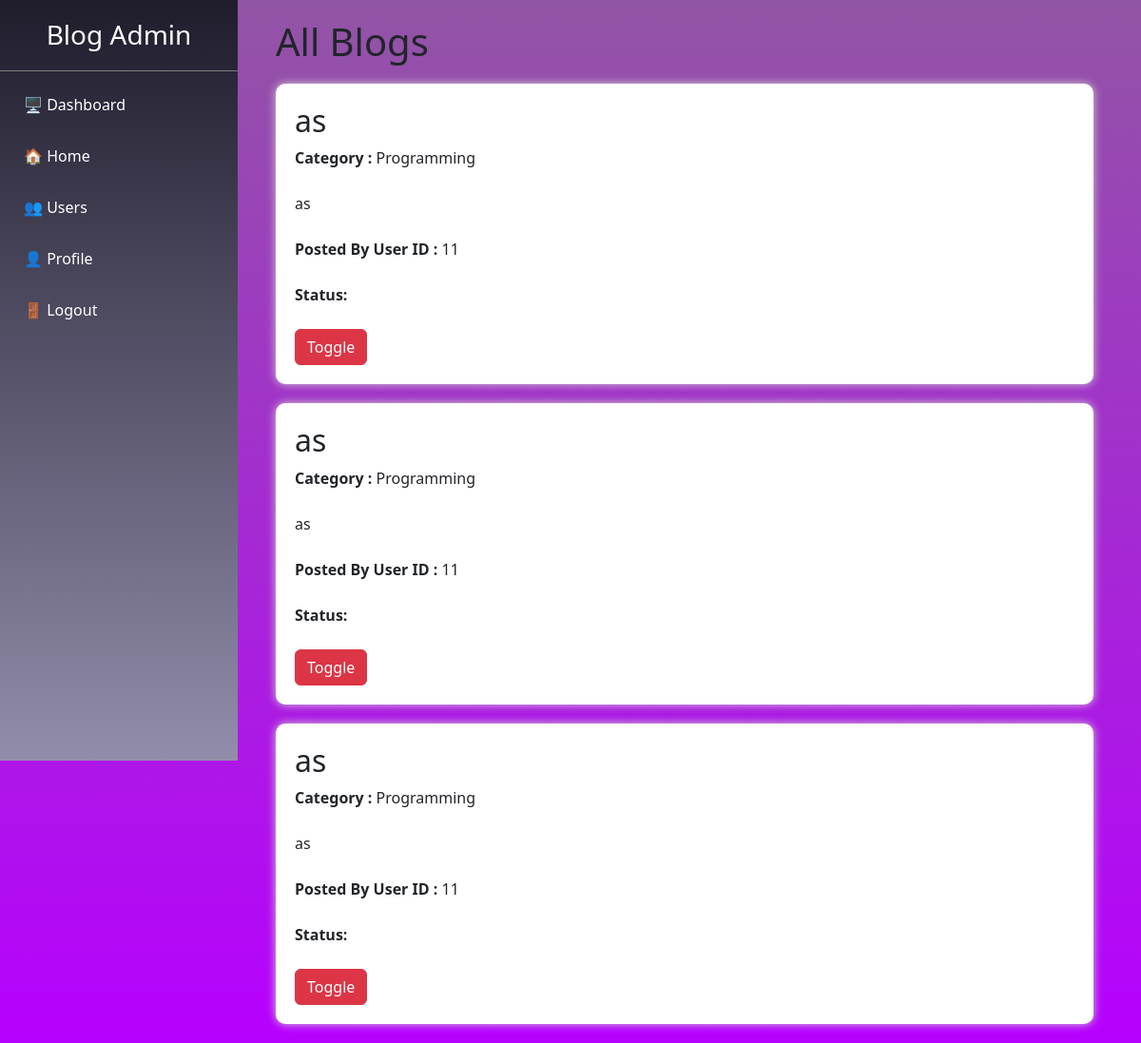
Page /home.php on the earlier database version.
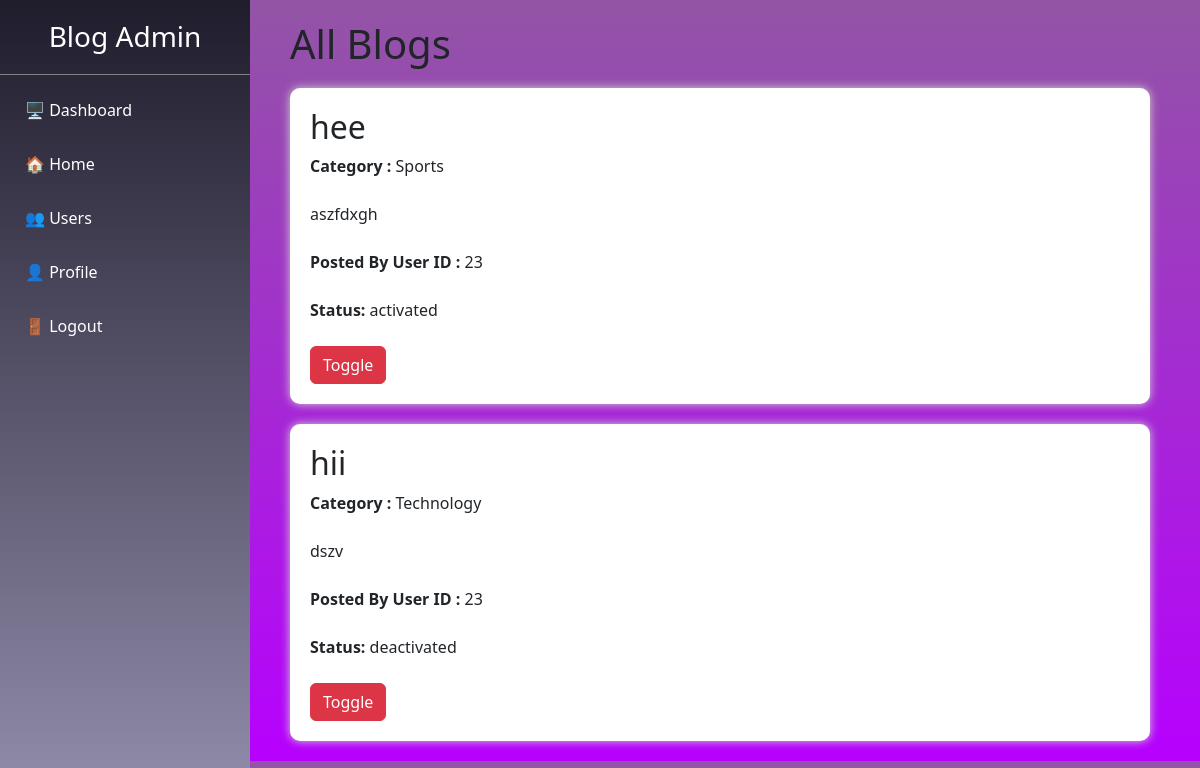
Same page on the later database version.
### tables this page shows
CREATE TABLE `post` (
  `user_id` int(11) NOT NULL,
  `blog_id` int(11) NOT NULL,
  `subject` varchar(100) NOT NULL,
  `category` varchar(100) NOT NULL,
  `text` mediumtext NOT NULL,
  `image` varchar(30) NOT NULL,
  `status` varchar(20) NOT NULL
);

### home.php (the view, shortened to what this page needs)
<?php
    $con = mysqli_connect("localhost","root","","blogging");
?>
<!DOCTYPE html>
<html>
<head>
    <link href="https://cdn.jsdelivr.net/npm/bootstrap@5.3.3/dist/css/bootstrap.min.css" rel="stylesheet">
</head>
<body>
<div class="sidebar">
<?php
if($_SESSION['role']=='author'){
?>
<h3>Blog Author</h3>
<a href="dashboard.php">🖥️ Dashboard</a>
<a href="home.php">🏠 Home</a>
<a href="post.php">➕ Add Post</a>
<a href="myblogs.php">📝 My Blogs</a>
<a href="profile.php">👤 Profile</a>
<a href="logout.php">🚪 Logout</a>
</div>
<div class="container">
<h1>All Blogs</h1>
<?php
$sql="SELECT * FROM post ORDER BY blog_id DESC";
$result=mysqli_query($con,$sql);
while($row=mysqli_fetch_assoc($result))
{
if($row['status']=='activated')
    {
?>
<div class="blog">
<h2><?php echo $row['subject']; ?></h2>
<b>Category :</b>
<?php echo $row['category']; ?>
<br><br>
<?php echo $row['text']; ?>
<br><br>
<b>Posted By User ID :</b>
<?php echo $row['user_id']; ?>
</div>
<?php
}}
}
else
{
?>
<h3>Blog Admin</h3>
<a href="dashboard.php">🖥️ Dashboard</a>
<a href="home.php">🏠 Home</a>
<a href="users.php">👥 Users</a>
<a href="profile.php">👤 Profile</a>
<a href="logout.php">🚪 Logout</a>
</div>
<div class="container" >
<h1>All Blogs</h1>
<?php
$sql="SELECT * FROM post ORDER BY blog_id DESC";
$result=mysqli_query($con,$sql);
while($row=mysqli_fetch_assoc($result))
{
?>
<div class="blog">
<h2><?php echo $row['subject']; ?></h2>
<b>Category :</b>
<?php echo $row['category']; ?>
<br><br>
<?php echo $row['text']; ?>
<br><br>
<b>Posted By User ID :</b>
<?php echo $row['user_id']; ?>
<br>
<br>
<b>Status: </b>
<?php echo $row['status']; ?>
<br>
<br>
<div class="d-flex justify-content-start">
    <a href="deletepost.php?id=<?php echo $row['blog_id'];?>"><button class="btn btn-danger">Toggle</button></a>
</div>
</div>
<?php
}}
?>
</body>
</html>

### home.php (style rules this page uses)
body { margin:0; background: linear-gradient(to bottom, #9255a5, #b700ff); }
.sidebar { position:fixed; width:250px; height:100vh; background:linear-gradient(to bottom, #1f1c2c, #928dab);; }
.sidebar h3 { color:white; text-align:center; padding:20px; border-bottom:1px solid gray; font-size: 28px; }
.sidebar a { display:block; color:white; text-decoration:none; padding:15px 25px; transition:.3s; }
.container { width:75%; margin-left:270px; padding:20px; }
.blog { background:white; padding:20px; margin-top:20px; border-radius:10px; box-shadow:0px 0px 10px lightgray; }

Differences in the rows shown:
removed post: subject "as", category "Programming", text "as", user "11"
removed post: subject "as", category "Programming", text "as", user "11"
removed post: subject "as", category "Programming", text "as", user "11"
added post: subject "hee", category "Sports", text "aszfdxgh", user "23", status "activated"
added post: subject "hii", category "Technology", text "dszv", user "23", status "deactivated"
